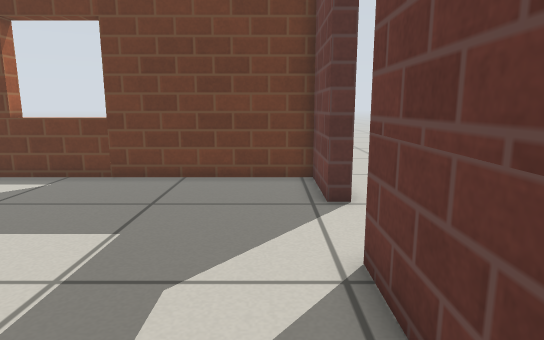
View 1 (above)

13 first-person views from a walk through a Gazebo world. The camera is 0.59 m above the floor, tilts 10° down and sees 75° across. The floor is counted in squares, 0.25 m on a side. Each view is taken from the middle of a square. On the plan, view 1 faces up. The plan holds only what a view shows up to about 20 squares ahead; the rest is blank. Gazebo's built-in surfaces are drawn with simple patterns.

View 2
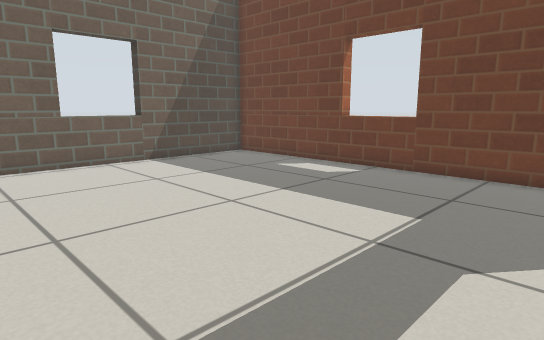

View 3
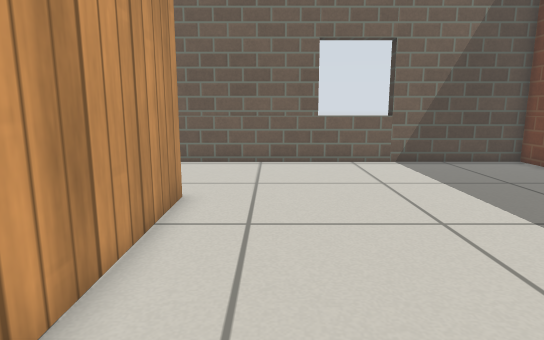

View 4
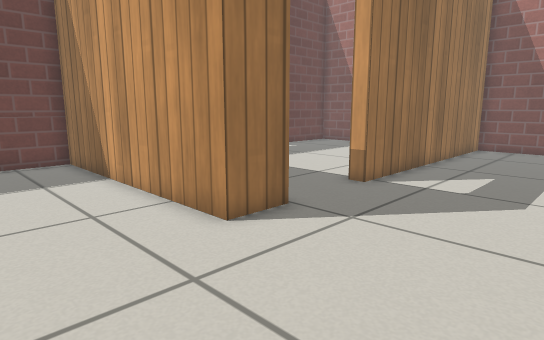

View 5
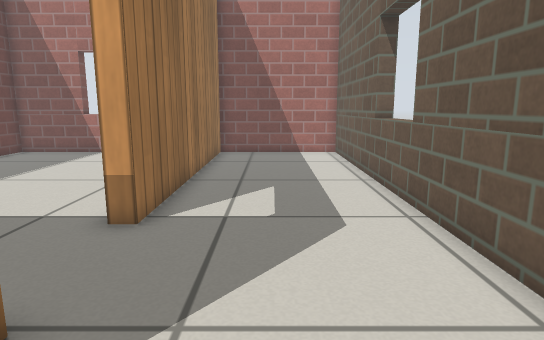

View 6
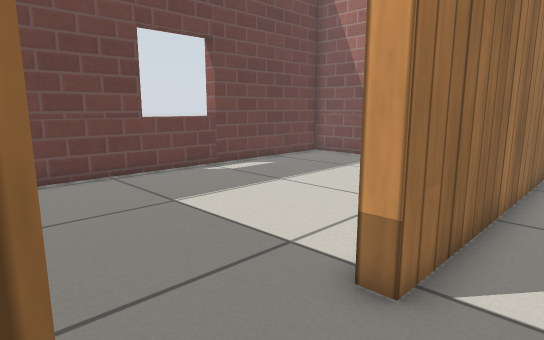

View 7
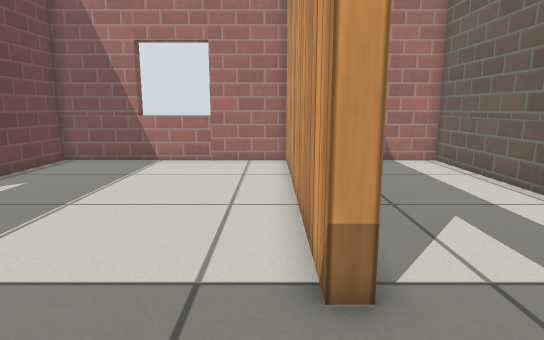

View 8
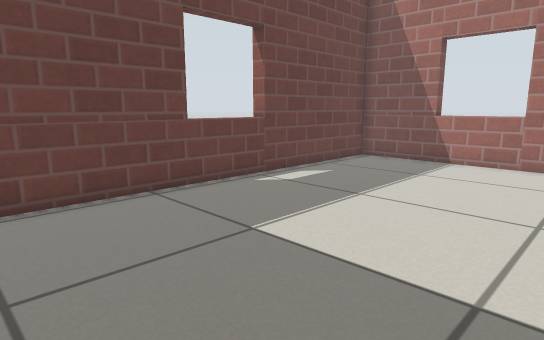

View 9
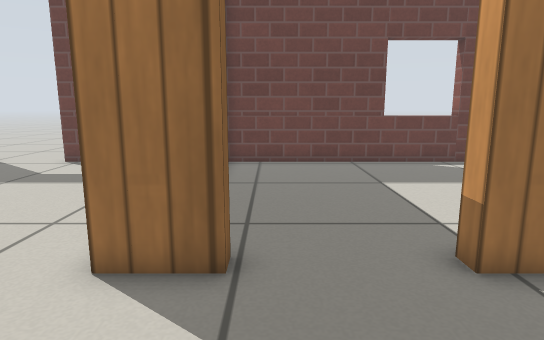

View 10
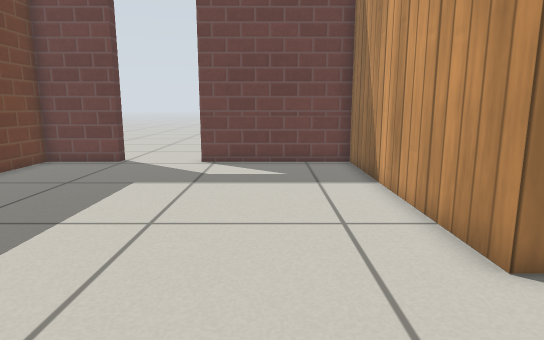

View 11
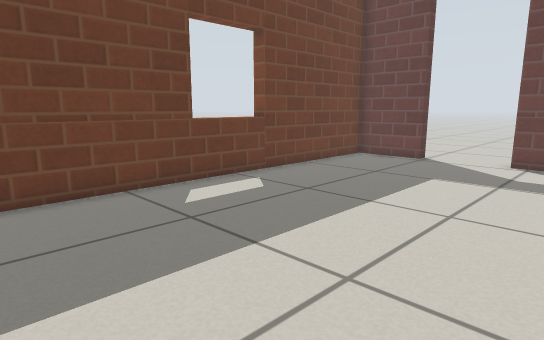

View 12
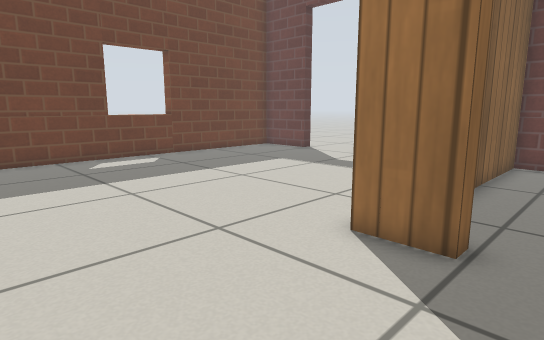

View 13
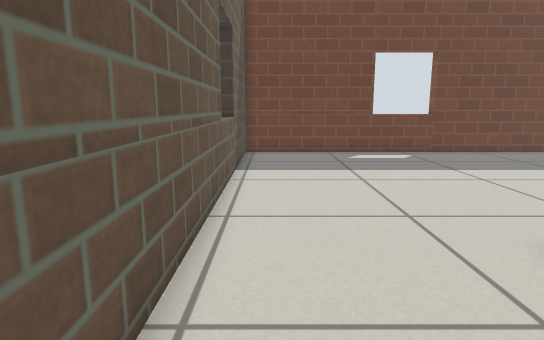

### Floor plan
Points are (right, up) in squares from view 1. A wall is a line through its corners. A room is listed if a view was taken in it or the views show most of it. See-through windows are left out.
Room 1 (views 1, 2, 3, 4, 5, 6, 9, 10, 11, 12, 13)
walls: (-9.2, -3.3) (-9.2, -1.4) (1.4, -1.4) (1.4, 5.1); (-15.4, 6.2) (-16, 6.2); (1.4, 8.7) (1.4, 11.9) (-15.4, 11.9) (-15.4, -18.9) (-9.2, -18.9) (-9.2, -6.9)
ways out: open door at (-9, -5.5) to room 2; open door at (2, 6.5)
Room 2 (views 7, 8)
walls: (-8.7, -6.9) (-8.7, -18.9) (1.4, -18.9) (1.4, -2) (-3.6, -2); (1.4, -12) (2, -12)
ways out: open door at (-9, -5.5) to room 1

Positions as (right, up) in squares from view 1, and headings:
1: (0, 0), facing up
2: (0, -1), facing up-left
3: (0, 1), facing left
4: (-15, 3), facing down-right
5: (-12, 0), facing down
6: (-11, -3), facing down-right
7: (-8, -3), facing down
8: (-8, -3), facing down-right
9: (-14, -4), facing right
10: (-14, 2), facing right
11: (-15, 2), facing up-right
12: (-15, -5), facing up-right
13: (-14, -7), facing up
